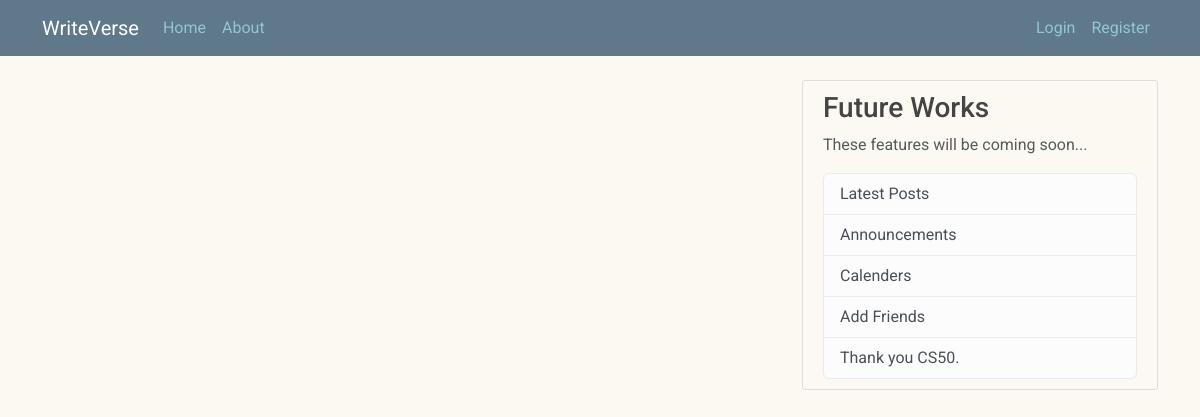
/home, run on an earlier commit of the app's database.
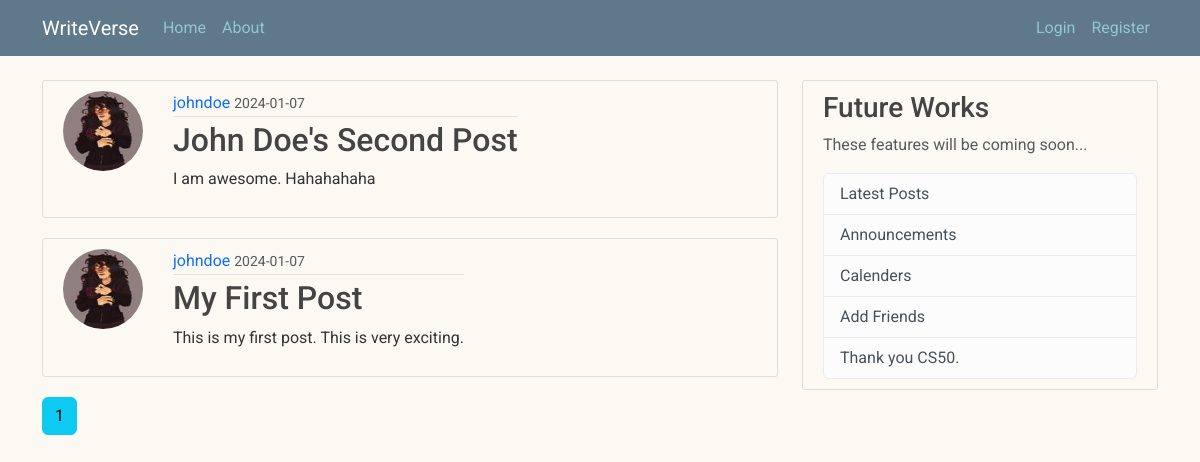
And on a later commit of the database.
### writeverse/models.py (models this page shows, shortened)
class Post(db.Model):
    id = db.Column(db.Integer, primary_key=True)
    title = db.Column(db.String(100), nullable=False)
    date_posted = db.Column(db.DateTime, nullable=False, default=datetime.utcnow)
    content = db.Column(db.Text, nullable=False)
    user_id = db.Column(db.Integer, db.ForeignKey('user.id'), nullable=False)

class User(db.Model, UserMixin):
    id = db.Column(db.Integer, primary_key=True)
    username = db.Column(db.String(20), unique=True, nullable=False)
    email = db.Column(db.String(120), unique=True, nullable=False)
    image_file = db.Column(db.String(20), nullable=False, default='default.jpeg')
    password = db.Column(db.String(60), nullable=False)
    posts = db.relationship('Post', backref='author', lazy=True)

### writeverse/main/routes.py (the view)
@main.route("/")
@main.route("/home")
def home():
    page = request.args.get('page', 1, type=int)
    posts = Post.query.order_by(Post.date_posted.desc()).paginate(page=page, per_page=3)
    return render_template("home.html", posts=posts)

### writeverse/templates/home.html
{% extends "layout.html" %}
{% block content %}
    {% for post in posts.items %}
        <article class="media content-section" id="post-section">
            <img class="rounded-circle article-image" src="{{ url_for('static', filename='profile_pics/' + post.author.image_file) }}">
          <div class="media-body">
            <div class="article-metadata">
              <a class="mr-2" href="{{url_for('users.user_post', username=post.author.username)}}">{{ post.author.username }}</a>
              <small class="text-muted">{{ post.date_posted.strftime('%Y-%m-%d') }}</small>
            </div>
            <h2><a class="article-title" href="{{ url_for('posts.post', post_id=post.id) }}">{{ post.title }}</a></h2>
            <p class="article-content">{{ post.content }}</p>
          </div>
        </article>
    {% endfor %}
    {% for page_num in posts.iter_pages(left_edge=1, right_edge=1, left_current=1, right_current=2) %}
        {% if page_num %}
            {% if posts.page==page_num %}
                <a class="btn btn-info mb-4" href="{{url_for('main.home', page=page_num)}}">{{page_num}}</a>
            {% else %}
                <a class="btn btn-outline-info mb-4" href="{{url_for('main.home', page=page_num)}}">{{page_num}}</a>
            {% endif %}
        {% else %}
            ...
        {% endif %}
    {% endfor %}
{% endblock content %}

What changed in the data, as far as the page shows it:
added Post: image_file (picture), author.username "johndoe", date_posted "2024-01-07", title "John Doe's Second Post", content "I am awesome. Hahahahaha"
added Post: image_file (picture), author.username "johndoe", date_posted "2024-01-07", title "My First Post", content "This is my first post. This is very exciting."
Also different on the page:
new list line: "1"
